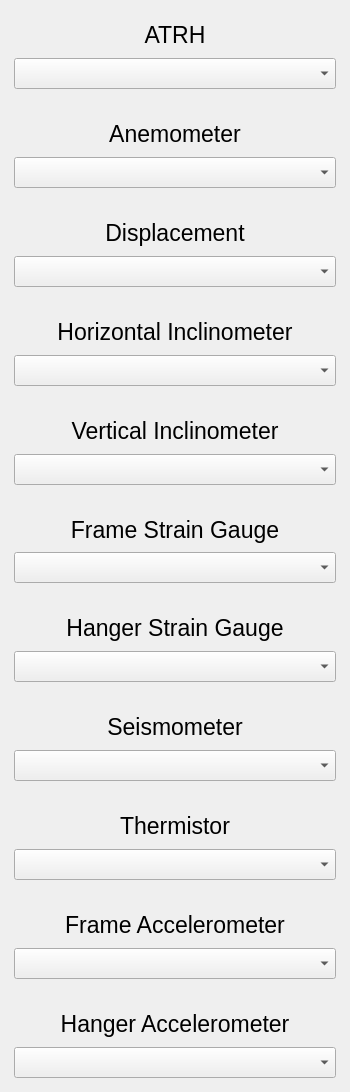
                  <widget class="QWidget" name="scrollAreaWidget_Sensor_live">
                   <property name="geometry">
                    <rect>
                     <x>0</x>
                     <y>0</y>
                     <width>350</width>
                     <height>1092</height>
                    </rect>
                   </property>
                   <layout class="QVBoxLayout" name="verticalLayout">
                    <property name="leftMargin">
                     <number>5</number>
                    </property>
                    <property name="topMargin">
                     <number>5</number>
                    </property>
                    <property name="rightMargin">
                     <number>5</number>
                    </property>
                    <property name="bottomMargin">
                     <number>5</number>
                    </property>
                    <item>
                     <widget class="QWidget" name="widget_ATRH_live" native="true">
                      <property name="maximumSize">
                       <size>
                        <width>16777215</width>
                        <height>100</height>
                       </size>
                      </property>
                      <layout class="QVBoxLayout" name="verticalLayout_2">
                       <property name="spacing">
                        <number>2</number>
                       </property>
                       <item>
                        <widget class="QLabel" name="label_ATRH_live">
                         <property name="font">
                          <font>
                           <pointsize>17</pointsize>
                           <weight>50</weight>
                           <bold>false</bold>
                          </font>
                         </property>
                         <property name="autoFillBackground">
                          <bool>false</bool>
                         </property>
                         <property name="text">
                          <string>ATRH</string>
                         </property>
                         <property name="alignment">
                          <set>Qt::AlignCenter</set>
                         </property>
                        </widget>
                       </item>
                       <item>
                        <widget class="QComboBox" name="comboBox_ATRH_live">
                         <property name="font">
                          <font>
                           <pointsize>14</pointsize>
                           <weight>50</weight>
                           <bold>false</bold>
                          </font>
                         </property>
                        </widget>
                       </item>
                      </layout>
                     </widget>
                    </item>
                    <item>
                     <widget class="QWidget" name="widget_Anemometer_live" native="true">
                      <property name="maximumSize">
                       <size>
                        <width>16777215</width>
                        <height>100</height>
                       </size>
                      </property>
                      <layout class="QVBoxLayout" name="verticalLayout_8">
                       <property name="spacing">
                        <number>2</number>
                       </property>
                       <item>
                        <widget class="QLabel" name="label_Anemometer_live">
                         <property name="font">
                          <font>
                           <pointsize>17</pointsize>
                           <weight>50</weight>
                           <bold>false</bold>
                          </font>
                         </property>
                         <property name="autoFillBackground">
                          <bool>false</bool>
                         </property>
                         <property name="text">
                          <string>Anemometer</string>
                         </property>
                         <property name="alignment">
                          <set>Qt::AlignCenter</set>
                         </property>
                        </widget>
                       </item>
                       <item>
                        <widget class="QComboBox" name="comboBox_Anemometer_live">
                         <property name="font">
                          <font>
                           <pointsize>14</pointsize>
                           <weight>50</weight>
                           <bold>false</bold>
                          </font>
                         </property>
                        </widget>
                       </item>
                      </layout>
                     </widget>
                    </item>
                    <item>
                     <widget class="QWidget" name="widget_Displacement_live" native="true">
                      <property name="maximumSize">
                       <size>
                        <width>16777215</width>
                        <height>100</height>
                       </size>
                      </property>
                      <layout class="QVBoxLayout" name="verticalLayout_10">
                       <property name="spacing">
                        <number>2</number>
                       </property>
                       <item>
                        <widget class="QLabel" name="label_Displacement_live">
                         <property name="font">
                          <font>
                           <pointsize>17</pointsize>
                           <weight>50</weight>
                           <bold>false</bold>
                          </font>
                         </property>
                         <property name="autoFillBackground">
                          <bool>false</bool>
                         </property>
                         <property name="text">
                          <string>Displacement</string>
                         </property>
                         <property name="alignment">
                          <set>Qt::AlignCenter</set>
                         </property>
                        </widget>
                       </item>
                       <item>
                        <widget class="QComboBox" name="comboBox_Displacement_live">
                         <property name="font">
                          <font>
                           <pointsize>14</pointsize>
                           <weight>50</weight>
                           <bold>false</bold>
                          </font>
                         </property>
                        </widget>
                       </item>
                      </layout>
                     </widget>
                    </item>
                    <item>
                     <widget class="QWidget" name="widget_HInclinometer_live" native="true">
                      <property name="maximumSize">
                       <size>
                        <width>16777215</width>
                        <height>100</height>
                       </size>
                      </property>
                      <layout class="QVBoxLayout" name="verticalLayout_11">
                       <property name="spacing">
                        <number>2</number>
                       </property>
                       <item>
                        <widget class="QLabel" name="label_HIinclinometer_live">
                         <property name="font">
                          <font>
                           <pointsize>17</pointsize>
                           <weight>50</weight>
                           <bold>false</bold>
                          </font>
                         </property>
                         <property name="autoFillBackground">
                          <bool>false</bool>
                         </property>
                         <property name="text">
                          <string>Horizontal Inclinometer</string>
                         </property>
                         <property name="alignment">
                          <set>Qt::AlignCenter</set>
                         </property>
                        </widget>
                       </item>
                       <item>
                        <widget class="QComboBox" name="comboBox_Hinclinometer_live">
                         <property name="font">
                          <font>
                           <pointsize>14</pointsize>
                           <weight>50</weight>
                           <bold>false</bold>
                          </font>
                         </property>
                        </widget>
                       </item>
                      </layout>
                     </widget>
                    </item>
                    <item>
                     <widget class="QWidget" name="widget_VInclinometer_live" native="true">
                      <property name="maximumSize">
                       <size>
                        <width>16777215</width>
                        <height>100</height>
                       </size>
                      </property>
                      <layout class="QVBoxLayout" name="verticalLayout_14">
                       <property name="spacing">
                        <number>2</number>
                       </property>
                       <item>
                        <widget class="QLabel" name="label_VInclinometer_live">
                         <property name="font">
                          <font>
                           <pointsize>17</pointsize>
                           <weight>50</weight>
                           <bold>false</bold>
                          </font>
                         </property>
                         <property name="autoFillBackground">
                          <bool>false</bool>
                         </property>
                         <property name="text">
                          <string>Vertical Inclinometer</string>
                         </property>
                         <property name="alignment">
                          <set>Qt::AlignCenter</set>
                         </property>
                        </widget>
                       </item>
                       <item>
                        <widget class="QComboBox" name="comboBox_VInclinometer_live">
                         <property name="font">
                          <font>
                           <pointsize>14</pointsize>
                           <weight>50</weight>
                           <bold>false</bold>
                          </font>
                         </property>
                        </widget>
                       </item>
                      </layout>
                     </widget>
                    </item>
                    <item>
                     <widget class="QWidget" name="widget_FSG_live" native="true">
                      <property name="maximumSize">
                       <size>
                        <width>16777215</width>
                        <height>100</height>
                       </size>
                      </property>
                      <layout class="QVBoxLayout" name="verticalLayout_15">
                       <property name="spacing">
                        <number>2</number>
                       </property>
                       <item>
                        <widget class="QLabel" name="label_FSG_live">
                         <property name="font">
                          <font>
                           <pointsize>17</pointsize>
                           <weight>50</weight>
                           <bold>false</bold>
                          </font>
                         </property>
                         <property name="autoFillBackground">
                          <bool>false</bool>
                         </property>
                         <property name="text">
                          <string>Frame Strain Gauge</string>
                         </property>
                         <property name="alignment">
                          <set>Qt::AlignCenter</set>
                         </property>
                        </widget>
                       </item>
                       <item>
                        <widget class="QComboBox" name="comboBox_FSG_live">
                         <property name="font">
                          <font>
                           <pointsize>14</pointsize>
                           <weight>50</weight>
                           <bold>false</bold>
                          </font>
                         </property>
                        </widget>
                       </item>
                      </layout>
                     </widget>
                    </item>
                    <item>
                     <widget class="QWidget" name="widget_HSG_live" native="true">
                      <property name="maximumSize">
                       <size>
                        <width>16777215</width>
                        <height>100</height>
                       </size>
                      </property>
                      <layout class="QVBoxLayout" name="verticalLayout_18">
                       <property name="spacing">
                        <number>2</number>
                       </property>
                       <item>
                        <widget class="QLabel" name="label_HSG_live">
                         <property name="font">
                          <font>
                           <pointsize>17</pointsize>
                           <weight>50</weight>
                           <bold>false</bold>
                          </font>
                         </property>
                         <property name="autoFillBackground">
                          <bool>false</bool>
                         </property>
                         <property name="text">
                          <string>Hanger Strain Gauge</string>
                         </property>
                         <property name="alignment">
                          <set>Qt::AlignCenter</set>
                         </property>
                        </widget>
                       </item>
                       <item>
                        <widget class="QComboBox" name="comboBox_HSG_live">
                         <property name="font">
                          <font>
                           <pointsize>14</pointsize>
                           <weight>50</weight>
                           <bold>false</bold>
                          </font>
                         </property>
                        </widget>
                       </item>
                      </layout>
                     </widget>
                    </item>
                    <item>
                     <widget class="QWidget" name="widget_Seismometer_live" native="true">
                      <property name="maximumSize">
                       <size>
                        <width>16777215</width>
                        <height>100</height>
                       </size>
                      </property>
                      <layout class="QVBoxLayout" name="verticalLayout_22">
                       <property name="spacing">
                        <number>2</number>
                       </property>
                       <item>
                        <widget class="QLabel" name="label_Seismometer_live">
                         <property name="font">
                          <font>
                           <pointsize>17</pointsize>
                           <weight>50</weight>
                           <bold>false</bold>
                          </font>
                         </property>
                         <property name="autoFillBackground">
                          <bool>false</bool>
                         </property>
                         <property name="text">
                          <string>Seismometer</string>
                         </property>
                         <property name="alignment">
                          <set>Qt::AlignCenter</set>
                         </property>
                        </widget>
                       </item>
                       <item>
                        <widget class="QComboBox" name="comboBox_Seismometer_live">
                         <property name="font">
                          <font>
                           <pointsize>14</pointsize>
                           <weight>50</weight>
                           <bold>false</bold>
                          </font>
                         </property>
                        </widget>
                       </item>
                      </layout>
                     </widget>
                    </item>
                    <item>
                     <widget class="QWidget" name="widget_Thermistor_live" native="true">
                      <property name="maximumSize">
                       <size>
                        <width>16777215</width>
                        <height>100</height>
                       </size>
                      </property>
                      <layout class="QVBoxLayout" name="verticalLayout_16">
                       <property name="spacing">
                        <number>2</number>
                       </property>
                       <item>
                        <widget class="QLabel" name="label_Thermistor_live">
                         <property name="font">
                          <font>
                           <pointsize>17</pointsize>
                           <weight>50</weight>
                           <bold>false</bold>
                          </font>
                         </property>
                         <property name="autoFillBackground">
                          <bool>false</bool>
                         </property>
                         <property name="text">
                          <string>Thermistor</string>
                         </property>
                         <property name="alignment">
                          <set>Qt::AlignCenter</set>
                         </property>
                        </widget>
                       </item>
                       <item>
                        <widget class="QComboBox" name="comboBox_Thermistor_live">
                         <property name="font">
                          <font>
                           <pointsize>14</pointsize>
                           <weight>50</weight>
                           <bold>false</bold>
                          </font>
                         </property>
                        </widget>
                       </item>
                      </layout>
                     </widget>
                    </item>
                    <item>
                     <widget class="QWidget" name="widget_Frame_Accelerometer_live" native="true">
                      <property name="maximumSize">
                       <size>
                        <width>16777215</width>
                        <height>100</height>
                       </size>
                      </property>
                      <layout class="QVBoxLayout" name="verticalLayout_65">
                       <property name="spacing">
                        <number>2</number>
                       </property>
                       <item>
                        <widget class="QLabel" name="label_Frame_Accelerometer_live">
                         <property name="font">
                          <font>
                           <pointsize>17</pointsize>
                           <weight>50</weight>
                           <bold>false</bold>
                          </font>
                         </property>
                         <property name="autoFillBackground">
                          <bool>false</bool>
                         </property>
                         <property name="text">
                          <string>Frame Accelerometer</string>
                         </property>
                         <property name="alignment">
                          <set>Qt::AlignCenter</set>
                         </property>
                        </widget>
                       </item>
                       <item>
                        <widget class="QComboBox" name="comboBox_Frame_Accelerometer_live_2">
                         <property name="font">
                          <font>
                           <pointsize>14</pointsize>
                           <weight>50</weight>
                           <bold>false</bold>
                          </font>
                         </property>
                        </widget>
                       </item>
                      </layout>
                     </widget>
                    </item>
                    <item>
                     <widget class="QWidget" name="widget_Hanger_Accelerometer_live" native="true">
                      <property name="maximumSize">
                       <size>
                        <width>16777215</width>
                        <height>100</height>
                       </size>
                      </property>
                      <layout class="QVBoxLayout" name="verticalLayout_62">
                       <property name="spacing">
                        <number>2</number>
                       </property>
                       <item>
                        <widget class="QLabel" name="label_Hanger_Accelerometer_live">
                         <property name="font">
                          <font>
                           <pointsize>17</pointsize>
                           <weight>50</weight>
                           <bold>false</bold>
                          </font>
                         </property>
                         <property name="autoFillBackground">
                          <bool>false</bool>
                         </property>
                         <property name="text">
                          <string>Hanger Accelerometer</string>
                         </property>
                         <property name="alignment">
                          <set>Qt::AlignCenter</set>
                         </property>
                        </widget>
                       </item>
                       <item>
                        <widget class="QComboBox" name="comboBox_Hanger_Accelerometer_live">
                         <property name="font">
                          <font>
                           <pointsize>14</pointsize>
                           <weight>50</weight>
                           <bold>false</bold>
                          </font>
                         </property>
                        </widget>
                       </item>
                      </layout>
                     </widget>
                    </item>
                   </layout>
                  </widget>
